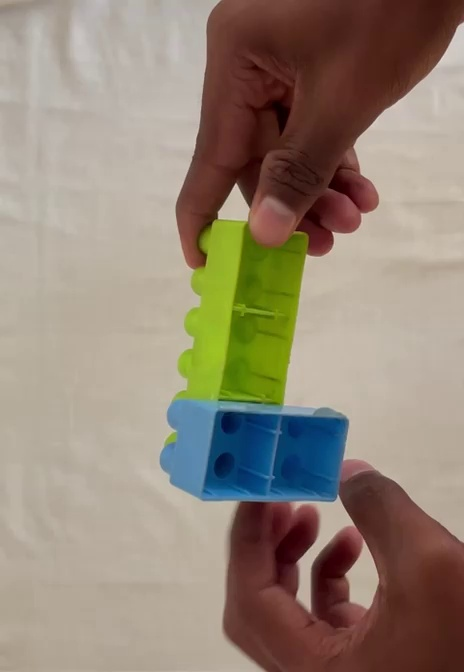
#> input picture yolo_dataset_cls/train/state1/vid_train_000120.jpg, 464 x 672 px
$ python -i block_cropper.py   (imports and definitions only)
#> lines starting #> are read from the running program, lines starting #| are printed output that depends on the picture; after the words box and inside, x2 and y2 are one past the last pixel; in counts of white or black regions, pixels touching at a corner belong together
#> further down, picture is the input picture: shape (672, 464, 3); mean B, G, R 119.1, 134.5, 148.5
"""
Block Cropper Module: Extracts focused, normalized assembly ROIs.
Anchors on the central block assembly (Green beam backbone) and crops a centered,
padded region to discard desk clutter, background shadows, and hand occlusion.
"""

import cv2
import numpy as np


def crop_assembly(img, pad_ratio=0.22, min_size=180, ignore_hud=False):
    """
    Locates the active block assembly and returns a tight, square cropped image and bounding box.

    Args:
        img: Input BGR image (numpy array)
        pad_ratio: Padding fraction added around the assembly bounding box (default: 0.22)
        min_size: Minimum crop width/height in pixels
        ignore_hud: If True, excludes top banner (y < 160) and bottom bar (y > h - 35)

    Returns:
        (crop_img, (x, y, w, h)) if assembly found, else (None, (0, 0, img_w, img_h))
    """
#> called with pad_ratio = 0.22, min_size = 180, ignore_hud = False
    if img is None or img.size == 0:
        return None, (0, 0, 0, 0)

    h, w = img.shape[:2]
#> h = 672; w = 464
    mask_roi = np.ones((h, w), dtype=bool)
    if ignore_hud and h > 200:
        mask_roi[:160, :] = False
        mask_roi[h - 35:, :] = False

    b, g, r = cv2.split(img)
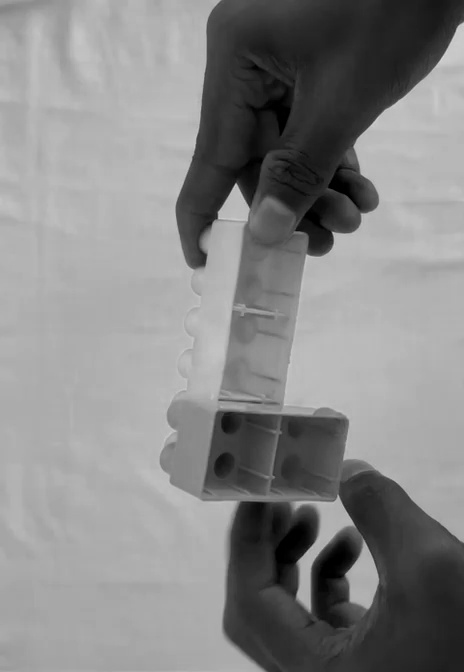
#> g: shape (672, 464); min 0, max 216, mean 134.5
    hsv = cv2.cvtColor(img, cv2.COLOR_BGR2HSV)
#> hsv: shape (672, 464, 3); mean H, S, V 23.1, 84.1, 154.9
    hue, sat, val = cv2.split(hsv)
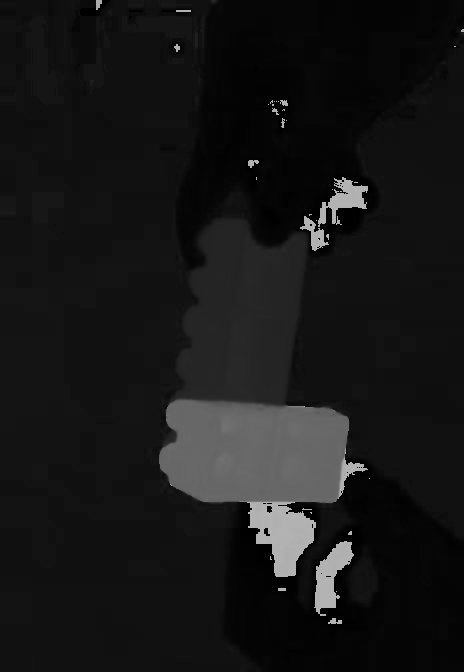
#> hue: shape (672, 464); min 0, max 179, mean 23.1
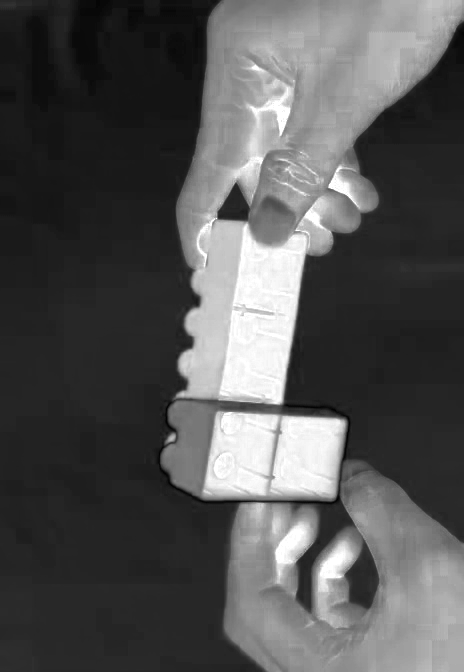
#> sat: shape (672, 464); min 0, max 255, mean 84.1
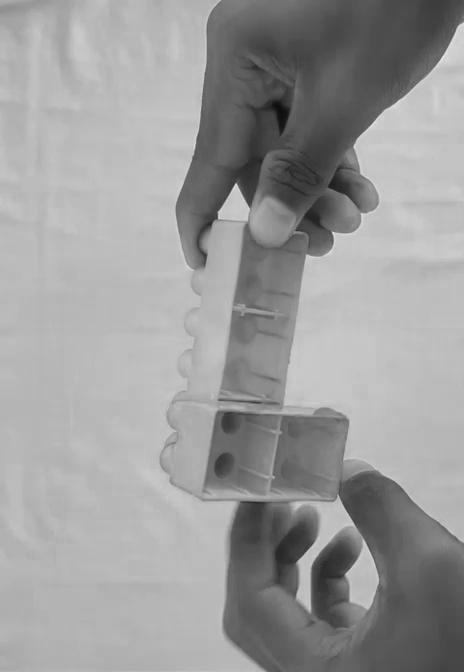
#> val: shape (672, 464); min 12, max 237, mean 154.9

    # Plastic color masks (strict thresholds rejecting human skin tone)
    blue = (b > 70) & (b > 1.15 * r.astype(np.float32)) & (hue >= 90) & (hue <= 135) & (sat > 40) & mask_roi
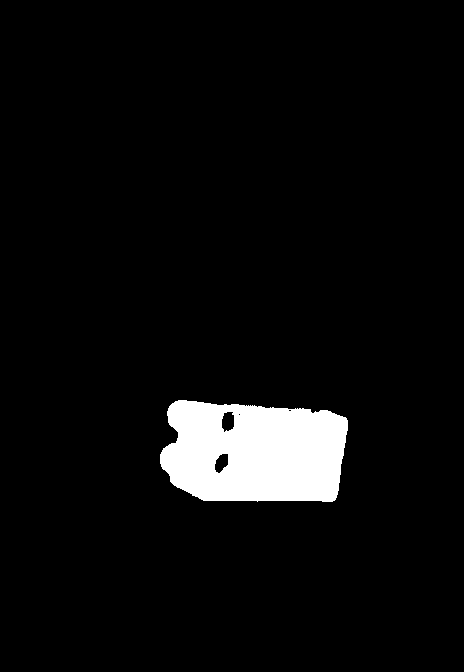
#> blue: shape (672, 464) bool; 5.1% white; 1 white region, box (x1, y1, x2, y2) and area: (160, 400, 348, 502) 15836
    green = (g > 60) & (g > 1.10 * r.astype(np.float32)) & (hue >= 35) & (hue <= 85) & (sat > 40) & mask_roi
#> green: shape (672, 464) bool; 5.5% white; 2 white regions, box (x1, y1, x2, y2) and area: (172, 221, 304, 408) 16919, (164, 431, 178, 447) 102
    red = (r > 100) & (r > 1.30 * g.astype(np.float32)) & ((hue <= 14) | (hue >= 166)) & (sat > 80) & mask_roi
#> red: shape (672, 464) bool; 6.5% white; 88 white regions (65 under 20 px), largest, box (x1, y1, x2, y2) and area: (256, 549, 387, 672) 4933, (387, 480, 464, 574) 3302, (202, 0, 312, 111) 3144
    yellow = (r > 90) & (g > 75) & (r > 1.30 * b.astype(np.float32)) & (hue >= 15) & (hue <= 35) & (sat > 70) & mask_roi
#> yellow: shape (672, 464) bool; 0.98% white; 23 white regions (19 under 20 px), largest, box (x1, y1, x2, y2) and area: (183, 217, 308, 403) 2626, (272, 320, 284, 336) 188, (177, 352, 190, 392) 103, (232, 288, 235, 304) 48

    combined = (blue | green | red | yellow).astype(np.uint8) * 255
#> combined: shape (672, 464); 17.5% white; 90 white regions (69 under 20 px), largest, box (x1, y1, x2, y2) and area: (160, 152, 348, 502) 38176, (256, 549, 387, 672) 4934, (387, 480, 464, 574) 3302
    kernel = cv2.getStructuringElement(cv2.MORPH_RECT, (7, 7))
    cleaned = cv2.morphologyEx(combined, cv2.MORPH_CLOSE, kernel)
#> cleaned: shape (672, 464); 18.2% white; 41 white regions (28 under 20 px), largest, box (x1, y1, x2, y2) and area: (160, 140, 379, 542) 42128, (250, 549, 387, 672) 5597, (387, 480, 464, 577) 3399
    cleaned = cv2.morphologyEx(cleaned, cv2.MORPH_OPEN, kernel)
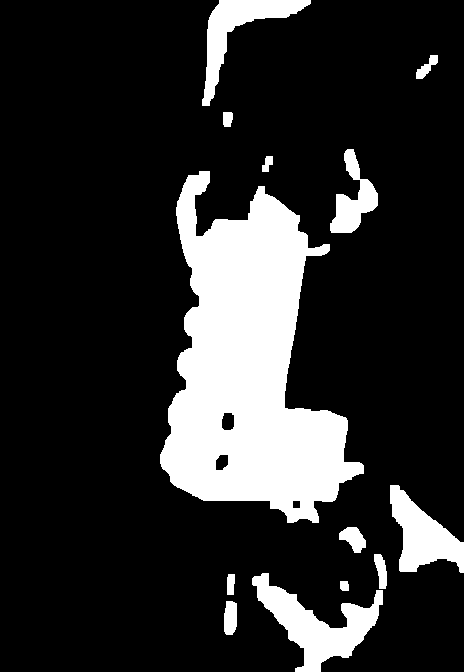
#> cleaned: shape (672, 464); 17.5% white; 13 white regions

    cnts, _ = cv2.findContours(cleaned, cv2.RETR_EXTERNAL, cv2.CHAIN_APPROX_SIMPLE)
#> cnts = 13 contours; largest, box (x1, y1, x2, y2) and area: (160, 171, 364, 523) 39474, (252, 573, 383, 672) 4656, (390, 485, 464, 573) 3203, (202, 0, 311, 106) 2963, (330, 149, 378, 233) 1671
    valid_cnts = [c for c in cnts if cv2.contourArea(c) > 350]
#> valid_cnts = 7 contours; box (x1, y1, x2, y2) and area: (160, 171, 364, 523) 39474, (252, 573, 383, 672) 4656, (390, 485, 464, 573) 3203, (202, 0, 311, 106) 2963, (330, 149, 378, 233) 1671, (339, 527, 366, 553) 394, (224, 601, 237, 635) 354
    if not valid_cnts:
        return None, (0, 0, w, h)

    # Find the main assembly cluster
    # Anchor on the green beam if present (the spine of Steps 1-8)
    green_mask = green.astype(np.uint8) * 255
#> green_mask: shape (672, 464); 5.5% white; 2 white regions
    g_cnts, _ = cv2.findContours(green_mask, cv2.RETR_EXTERNAL, cv2.CHAIN_APPROX_SIMPLE)
#> g_cnts = 2 contours; box (x1, y1, x2, y2) and area: (172, 221, 304, 408) 16628, (164, 431, 178, 447) 82
    g_valid = [c for c in g_cnts if cv2.contourArea(c) > 500]
#> g_valid = 1 contour; box (x1, y1, x2, y2) and area: (172, 221, 304, 408) 16628

    if g_valid:
        g_valid.sort(key=cv2.contourArea, reverse=True)
        gx, gy, gw, gh = cv2.boundingRect(g_valid[0])
#> gx = 172; gy = 221; gw = 132; gh = 187
        gcx, gcy = gx + gw // 2, gy + gh // 2
#> gcx = 238; gcy = 314
        # Gather all block contours physically near the green beam
        assembly_cnts = []
        for c in valid_cnts:
            bx, by, bw, bh = cv2.boundingRect(c)
            bcx, bcy = bx + bw // 2, by + bh // 2
            if np.hypot(gcx - bcx, gcy - bcy) < max(w, h) * 0.32:
                assembly_cnts.append(c)
#> this loop made 7 passes
#> (bx, by, bw, bh, bcx, bcy) on passes 1 to 7: (224, 601, 13, 34, 230, 618), (252, 573, 131, 99, 317, 622), (339, 527, 27, 26, 352, 540), (390, 485, 74, 88, 427, 529), (160, 171, 204, 352, 262, 347), (330, 149, 48, 84, 354, 191), (202, 0, 109, 106, 256, 53)
#> after the loop, assembly_cnts = 2 contours; box (x1, y1, x2, y2) and area: (160, 171, 364, 523) 39474, (330, 149, 378, 233) 1671
    else:
        valid_cnts.sort(key=cv2.contourArea, reverse=True)
        assembly_cnts = [valid_cnts[0]]

    if not assembly_cnts:
        return None, (0, 0, w, h)

    all_pts = np.vstack([c.reshape(-1, 2) for c in assembly_cnts])
#> all_pts = 506 pairs, first value 160 to 377, second value 149 to 522
    min_x, min_y = np.min(all_pts, axis=0)
#> min_x = 160; min_y = 149
    max_x, max_y = np.max(all_pts, axis=0)
#> max_x = 377; max_y = 522
    bw, bh = max_x - min_x, max_y - min_y
#> bw = 217; bh = 373

    cx = (min_x + max_x) // 2
#> cx = 268
    cy = (min_y + max_y) // 2
#> cy = 335
    side = int(max(bw, bh) * (1.0 + pad_ratio * 2))
#> side = 537
    side = max(side, min_size)

    # Compute square ROI centered on assembly
    x1 = int(max(0, cx - side // 2))
#> x1 = 0
    y1 = int(max(0, cy - side // 2))
#> y1 = 67
    x2 = int(min(w, x1 + side))
#> x2 = 464
    y2 = int(min(h, y1 + side))
#> y2 = 604

    # Re-adjust to maintain square shape if near frame boundaries
    side_actual = max(x2 - x1, y2 - y1)
#> side_actual = 537
    x1 = int(max(0, cx - side_actual // 2))
    y1 = int(max(0, cy - side_actual // 2))
    x2 = int(min(w, x1 + side_actual))
    y2 = int(min(h, y1 + side_actual))

    crop = img[y1:y2, x1:x2]
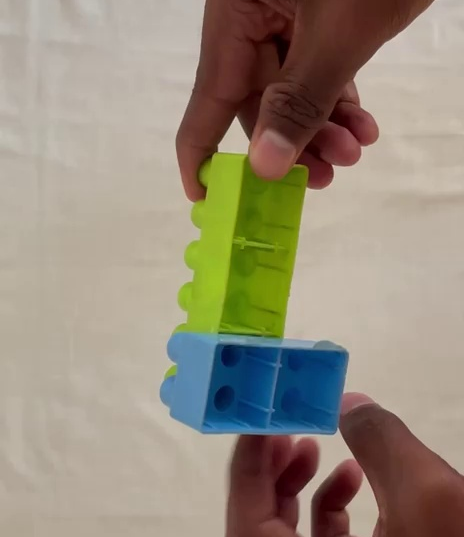
#> crop: shape (537, 464, 3); mean B, G, R 124.7, 141.4, 152.2
    return crop, (x1, y1, x2 - x1, y2 - y1)


def is_workspace_empty(img, min_block_area=400):
    """
    Fast binary check to determine if the workspace has zero blocks (Step 0).
    """
    crop, _ = crop_assembly(img, min_size=100)
    return crop is None

>>> import cv2
>>> picture = cv2.imread('yolo_dataset_cls/train/state1/vid_train_000120.jpg')
>>> result = crop_assembly(picture)

$ run again, on yolo_dataset_cls/train/state1/vid_train_000136.jpg
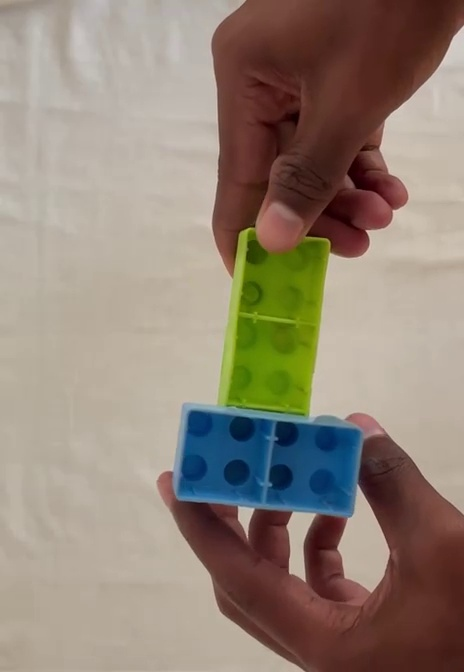
#> input picture yolo_dataset_cls/train/state1/vid_train_000136.jpg, 464 x 672 px
#> picture is the input picture: shape (672, 464, 3); mean B, G, R 119.3, 133, 147.1
#> hsv: shape (672, 464, 3); mean H, S, V 22.7, 82.2, 153.4
#> in crop_assembly, `blue = (b > 70) & (b > 1.15 * r.astype(np.float32)) & (hue >= 90) & (h..`:
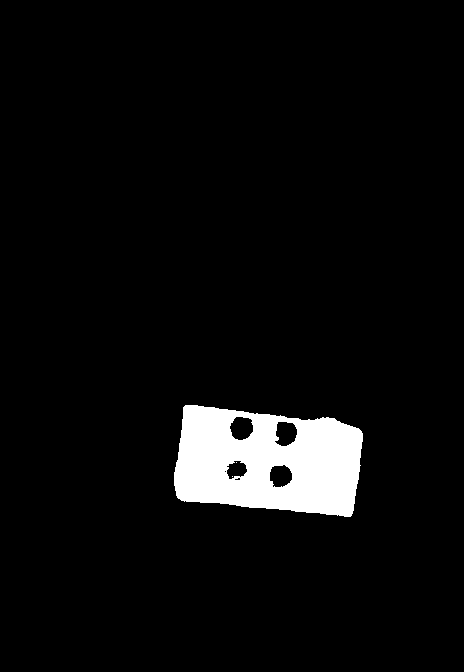
#> blue: shape (672, 464) bool; 5% white; 3 white regions (2 under 20 px), largest, box (x1, y1, x2, y2) and area: (174, 405, 363, 517) 15556
#> green: shape (672, 464) bool; 4.6% white; 3 white regions (2 under 20 px), largest, box (x1, y1, x2, y2) and area: (217, 232, 324, 420) 14268
#> red: shape (672, 464) bool; 7% white; 105 white regions (82 under 20 px), largest, box (x1, y1, x2, y2) and area: (213, 0, 320, 183) 5622, (269, 549, 392, 640) 4296, (407, 461, 464, 554) 2643
#> yellow: shape (672, 464) bool; 0.95% white; 7 white regions (4 under 20 px), largest, box (x1, y1, x2, y2) and area: (224, 224, 334, 411) 2832, (218, 355, 223, 403) 87, (226, 368, 231, 378) 30
#> combined: shape (672, 464); 17.1% white; 104 white regions (83 under 20 px), largest, box (x1, y1, x2, y2) and area: (174, 157, 369, 517) 35602, (213, 0, 320, 183) 5622, (269, 549, 392, 640) 4296
#> in crop_assembly, `cleaned = cv2.morphologyEx(cleaned, cv2.MORPH_OPEN, kernel)`:
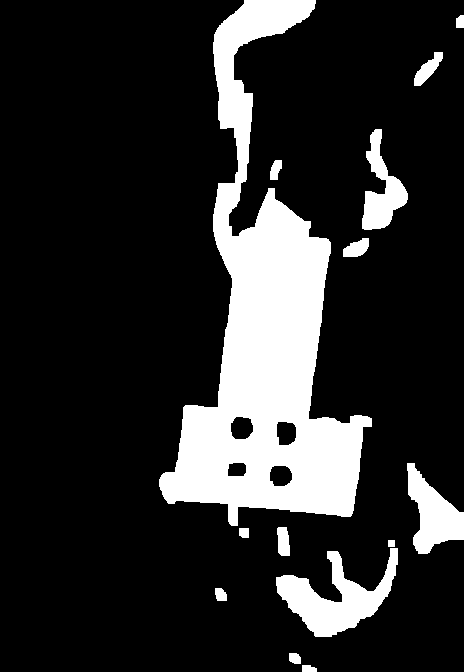
#> cleaned: shape (672, 464); 17.3% white; 14 white regions
#> cnts = 14 contours; largest, box (x1, y1, x2, y2) and area: (159, 0, 372, 526) 43040, (276, 548, 398, 637) 4410, (407, 463, 464, 554) 2591, (362, 129, 408, 230) 1988, (414, 52, 443, 86) 391
#> valid_cnts = 5 contours; box (x1, y1, x2, y2) and area: (159, 0, 372, 526) 43040, (276, 548, 398, 637) 4410, (407, 463, 464, 554) 2591, (362, 129, 408, 230) 1988, (414, 52, 443, 86) 391
#> green_mask: shape (672, 464); 4.6% white; 3 white regions (2 under 20 px)
#> g_cnts = 3 contours, 2 with area under 20; largest, box (x1, y1, x2, y2) and area: (217, 232, 324, 420) 14027
#> g_valid = 1 contour; box (x1, y1, x2, y2) and area: (217, 232, 324, 420) 14027
#> gx = 217; gy = 232; gw = 107; gh = 188
#> gcx = 270; gcy = 326
#> the loop in crop_assembly, `for c in valid_cnts:` made 5 passes
#> (bx, by, bw, bh, bcx, bcy) on passes 1 to 5: (276, 548, 122, 89, 337, 592), (407, 463, 57, 91, 435, 508), (362, 129, 46, 101, 385, 179), (414, 52, 29, 34, 428, 69), (159, 0, 213, 526, 265, 263)
#> after the loop in crop_assembly, `for c in valid_cnts:`: assembly_cnts = 2 contours; box (x1, y1, x2, y2) and area: (159, 0, 372, 526) 43040, (362, 129, 408, 230) 1988
#> all_pts = 601 pairs, first value 159 to 407, second value 0 to 525
#> min_x = 159; min_y = 0
#> max_x = 407; max_y = 525
#> in crop_assembly, `bw, bh = max_x - min_x, max_y - min_y`: bw = 248; bh = 525
#> cx = 283
#> cy = 262
#> side = 756
#> x1 = 0
#> x2 = 464
#> y2 = 672
